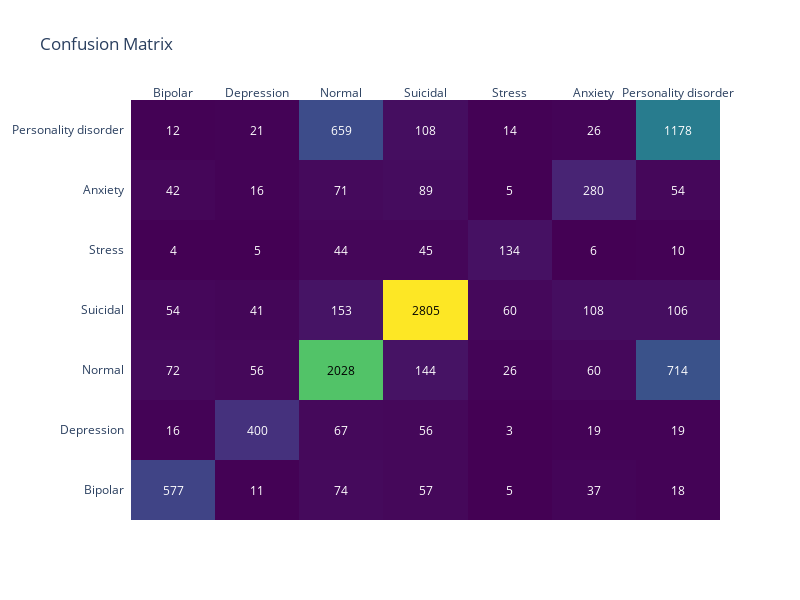

The notebook cell this image was saved under:
### Code cell
# Confusion Matrix
cm = confusion_matrix(y_test, y_pred)
cm_fig = ff.create_annotated_heatmap(
    z=cm,
    x=list(set(y_test)),
    y=list(set(y_test)),
    annotation_text=cm,
    colorscale='Viridis'
)
cm_fig.update_layout(title='Confusion Matrix')
cm_fig.update_layout(title='Confusion Matrix', width=800, height=600)  
cm_fig.show()

### Figure 1 — Plotly figure (JSON) as saved in the notebook; plotly's stock layout.template omitted (floating-point values rounded to 4 significant figures)
{"data": [{"colorscale": [[0, "#440154"], [0.1111, "#482878"], [0.2222, "#3e4989"], [0.3333, "#31688e"], [0.4444, "#26828e"], [0.5556, "#1f9e89"], [0.6667, "#35b779"], [0.7778, "#6ece58"], [0.8889, "#b5de2b"], [1, "#fde725"]], "reversescale": false, "showscale": false, "type": "heatmap", "x": ["Bipolar", "Depression", "Normal", "Suicidal", "Stress", "Anxiety", "Personality disorder"], "y": ["Bipolar", "Depression", "Normal", "Suicidal", "Stress", "Anxiety", "Personality disorder"], "z": [[577, 11, 74, 57, 5, 37, 18], [16, 400, 67, 56, 3, 19, 19], [72, 56, 2028, 144, 26, 60, 714], [54, 41, 153, 2805, 60, 108, 106], [4, 5, 44, 45, 134, 6, 10], [42, 16, 71, 89, 5, 280, 54], [12, 21, 659, 108, 14, 26, 1178]]}], "layout": {"annotations": [{"font": {"color": "#FFFFFF"}, "showarrow": false, "text": "577", "x": "Bipolar", "xref": "x", "y": "Bipolar", "yref": "y"}, {"font": {"color": "#FFFFFF"}, "showarrow": false, "text": "11", "x": "Depression", "xref": "x", "y": "Bipolar", "yref": "y"}, {"font": {"color": "#FFFFFF"}, "showarrow": false, "text": "74", "x": "Normal", "xref": "x", "y": "Bipolar", "yref": "y"}, {"font": {"color": "#FFFFFF"}, "showarrow": false, "text": "57", "x": "Suicidal", "xref": "x", "y": "Bipolar", "yref": "y"}, {"font": {"color": "#FFFFFF"}, "showarrow": false, "text": "5", "x": "Stress", "xref": "x", "y": "Bipolar", "yref": "y"}, {"font": {"color": "#FFFFFF"}, "showarrow": false, "text": "37", "x": "Anxiety", "xref": "x", "y": "Bipolar", "yref": "y"}, {"font": {"color": "#FFFFFF"}, "showarrow": false, "text": "18", "x": "Personality disorder", "xref": "x", "y": "Bipolar", "yref": "y"}, {"font": {"color": "#FFFFFF"}, "showarrow": false, "text": "16", "x": "Bipolar", "xref": "x", "y": "Depression", "yref": "y"}, {"font": {"color": "#FFFFFF"}, "showarrow": false, "text": "400", "x": "Depression", "xref": "x", "y": "Depression", "yref": "y"}, {"font": {"color": "#FFFFFF"}, "showarrow": false, "text": "67", "x": "Normal", "xref": "x", "y": "Depression", "yref": "y"}, {"font": {"color": "#FFFFFF"}, "showarrow": false, "text": "56", "x": "Suicidal", "xref": "x", "y": "Depression", "yref": "y"}, {"font": {"color": "#FFFFFF"}, "showarrow": false, "text": "3", "x": "Stress", "xref": "x", "y": "Depression", "yref": "y"}, {"font": {"color": "#FFFFFF"}, "showarrow": false, "text": "19", "x": "Anxiety", "xref": "x", "y": "Depression", "yref": "y"}, {"font": {"color": "#FFFFFF"}, "showarrow": false, "text": "19", "x": "Personality disorder", "xref": "x", "y": "Depression", "yref": "y"}, {"font": {"color": "#FFFFFF"}, "showarrow": false, "text": "72", "x": "Bipolar", "xref": "x", "y": "Normal", "yref": "y"}, {"font": {"color": "#FFFFFF"}, "showarrow": false, "text": "56", "x": "Depression", "xref": "x", "y": "Normal", "yref": "y"}, {"font": {"color": "#000000"}, "showarrow": false, "text": "2028", "x": "Normal", "xref": "x", "y": "Normal", "yref": "y"}, {"font": {"color": "#FFFFFF"}, "showarrow": false, "text": "144", "x": "Suicidal", "xref": "x", "y": "Normal", "yref": "y"}, {"font": {"color": "#FFFFFF"}, "showarrow": false, "text": "26", "x": "Stress", "xref": "x", "y": "Normal", "yref": "y"}, {"font": {"color": "#FFFFFF"}, "showarrow": false, "text": "60", "x": "Anxiety", "xref": "x", "y": "Normal", "yref": "y"}, {"font": {"color": "#FFFFFF"}, "showarrow": false, "text": "714", "x": "Personality disorder", "xref": "x", "y": "Normal", "yref": "y"}, {"font": {"color": "#FFFFFF"}, "showarrow": false, "text": "54", "x": "Bipolar", "xref": "x", "y": "Suicidal", "yref": "y"}, {"font": {"color": "#FFFFFF"}, "showarrow": false, "text": "41", "x": "Depression", "xref": "x", "y": "Suicidal", "yref": "y"}, {"font": {"color": "#FFFFFF"}, "showarrow": false, "text": "153", "x": "Normal", "xref": "x", "y": "Suicidal", "yref": "y"}, {"font": {"color": "#000000"}, "showarrow": false, "text": "2805", "x": "Suicidal", "xref": "x", "y": "Suicidal", "yref": "y"}, {"font": {"color": "#FFFFFF"}, "showarrow": false, "text": "60", "x": "Stress", "xref": "x", "y": "Suicidal", "yref": "y"}, {"font": {"color": "#FFFFFF"}, "showarrow": false, "text": "108", "x": "Anxiety", "xref": "x", "y": "Suicidal", "yref": "y"}, {"font": {"color": "#FFFFFF"}, "showarrow": false, "text": "106", "x": "Personality disorder", "xref": "x", "y": "Suicidal", "yref": "y"}, {"font": {"color": "#FFFFFF"}, "showarrow": false, "text": "4", "x": "Bipolar", "xref": "x", "y": "Stress", "yref": "y"}, {"font": {"color": "#FFFFFF"}, "showarrow": false, "text": "5", "x": "Depression", "xref": "x", "y": "Stress", "yref": "y"}, {"font": {"color": "#FFFFFF"}, "showarrow": false, "text": "44", "x": "Normal", "xref": "x", "y": "Stress", "yref": "y"}, {"font": {"color": "#FFFFFF"}, "showarrow": false, "text": "45", "x": "Suicidal", "xref": "x", "y": "Stress", "yref": "y"}, {"font": {"color": "#FFFFFF"}, "showarrow": false, "text": "134", "x": "Stress", "xref": "x", "y": "Stress", "yref": "y"}, {"font": {"color": "#FFFFFF"}, "showarrow": false, "text": "6", "x": "Anxiety", "xref": "x", "y": "Stress", "yref": "y"}, {"font": {"color": "#FFFFFF"}, "showarrow": false, "text": "10", "x": "Personality disorder", "xref": "x", "y": "Stress", "yref": "y"}, {"font": {"color": "#FFFFFF"}, "showarrow": false, "text": "42", "x": "Bipolar", "xref": "x", "y": "Anxiety", "yref": "y"}, {"font": {"color": "#FFFFFF"}, "showarrow": false, "text": "16", "x": "Depression", "xref": "x", "y": "Anxiety", "yref": "y"}, {"font": {"color": "#FFFFFF"}, "showarrow": false, "text": "71", "x": "Normal", "xref": "x", "y": "Anxiety", "yref": "y"}, {"font": {"color": "#FFFFFF"}, "showarrow": false, "text": "89", "x": "Suicidal", "xref": "x", "y": "Anxiety", "yref": "y"}, {"font": {"color": "#FFFFFF"}, "showarrow": false, "text": "5", "x": "Stress", "xref": "x", "y": "Anxiety", "yref": "y"}, {"font": {"color": "#FFFFFF"}, "showarrow": false, "text": "280", "x": "Anxiety", "xref": "x", "y": "Anxiety", "yref": "y"}, {"font": {"color": "#FFFFFF"}, "showarrow": false, "text": "54", "x": "Personality disorder", "xref": "x", "y": "Anxiety", "yref": "y"}, {"font": {"color": "#FFFFFF"}, "showarrow": false, "text": "12", "x": "Bipolar", "xref": "x", "y": "Personality disorder", "yref": "y"}, {"font": {"color": "#FFFFFF"}, "showarrow": false, "text": "21", "x": "Depression", "xref": "x", "y": "Personality disorder", "yref": "y"}, {"font": {"color": "#FFFFFF"}, "showarrow": false, "text": "659", "x": "Normal", "xref": "x", "y": "Personality disorder", "yref": "y"}, {"font": {"color": "#FFFFFF"}, "showarrow": false, "text": "108", "x": "Suicidal", "xref": "x", "y": "Personality disorder", "yref": "y"}, {"font": {"color": "#FFFFFF"}, "showarrow": false, "text": "14", "x": "Stress", "xref": "x", "y": "Personality disorder", "yref": "y"}, {"font": {"color": "#FFFFFF"}, "showarrow": false, "text": "26", "x": "Anxiety", "xref": "x", "y": "Personality disorder", "yref": "y"}, {"font": {"color": "#FFFFFF"}, "showarrow": false, "text": "1178", "x": "Personality disorder", "xref": "x", "y": "Personality disorder", "yref": "y"}], "height": 600, "title": {"text": "Confusion Matrix"}, "width": 800, "xaxis": {"dtick": 1, "gridcolor": "rgb(0, 0, 0)", "side": "top", "ticks": ""}, "yaxis": {"dtick": 1, "ticks": "", "ticksuffix": "  "}}}
